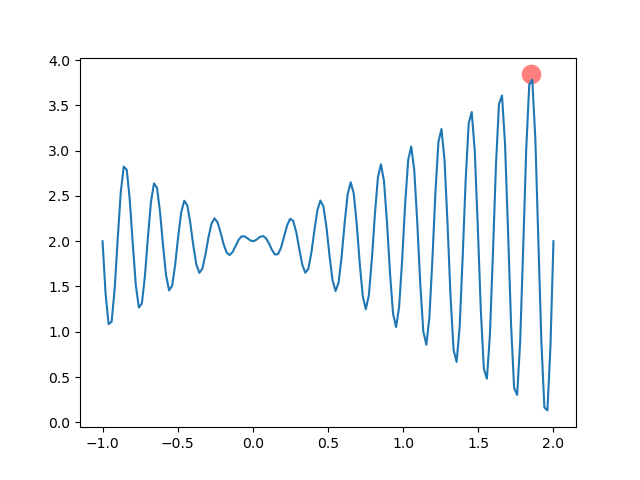

Python code for this plot:
import numpy as np
import pandas as pd
import matplotlib.pyplot as plt
import math
import matplotlib
from IPython import display


class GA:
    def __init__(self, nums, bound, func, DNA_SIZE=None, cross_rate=0.8, mutation=0.003):
        nums = np.array(nums)
        bound = np.array(bound)
        self.bound = bound
        if nums.shape[1] != bound.shape[0]:
            raise Exception('范围的数量与变量的数量不一致， 您有{}个变量，却有{}个范围'.format(nums.shape[1], bound.shape[0]))

        for var in nums:
            for index, var_curr in enumerate(var):
                if var_curr < bound[index][0] or var_curr > bound[index][1]:
                    raise Exception('{}不在取值范围内'.format(var_curr))

        for min_bound, max_bound in bound:
            if max_bound < min_bound:
                raise Exception('抱歉，({}, {})不是合格的取值范围'.format(min_bound, max_bound))

        min_nums, max_nums = np.array(list(zip(*bound)))        # 所有变量的最大最小值
        var_len = max_nums - min_nums  # 所有变量的取值范围大小        # 所有变量的取值范围
        self.var_len = var_len
        bits = np.ceil(np.log2(var_len + 1))  # 每个变量按整数编码最小的二级制位数

        if DNA_SIZE is None:
            DNA_SIZE = int(np.max(bits))
        self.DNA_SIZE = DNA_SIZE

        self.POP_SIZE = len(nums)       # 进化的种群数
        POP = np.zeros((*nums.shape, DNA_SIZE))
        for i in range(nums.shape[0]):
            for j in range(nums.shape[1]):
                num = int(round((nums[i, j] - bound[j][0]) * ((2 ** DNA_SIZE) / var_len[j])))  # 编码方式
                POP[i, j] = [int(k) for k in ('{0:0' + str(DNA_SIZE) + 'b}').format(num)]
        self.POP = POP
        self.copy_POP = POP.copy()
        self.cross_rate = cross_rate
        self.mutation = mutation
        self.func = func

    # 解码：二进制转十进制(用向量相乘的方式)
    def translateDNA(self):
        W_vector = np.array([2 ** i for i in range(self.DNA_SIZE)]).reshape((self.DNA_SIZE, 1))[::-1]
        binary_vector = self.POP.dot(W_vector).reshape(self.POP.shape[0:2])
        for i in range(binary_vector.shape[0]):
            for j in range(binary_vector.shape[1]):
                binary_vector[i, j] /= ((2 ** self.DNA_SIZE) / self.var_len[j])
                binary_vector[i, j] += self.bound[j][0]
        return binary_vector

    # 计算适应度
    def get_fitness(self, non_negative=False):
        result = self.func(*np.array(list(zip(*self.translateDNA()))))
        if non_negative:
            min_fit = np.min(result, axis=0)
            result -= min_fit
        if np.all(result == 0):
            result = result + min_fit
        return result

    # 选择
    def select(self):
        fitness = self.get_fitness(non_negative=True)
        self.POP = self.POP[np.random.choice(np.arange(self.POP.shape[0]), size=self.POP.shape[0],
                                             replace=True, p=fitness / np.sum(fitness))]

    # 交叉
    def crossover(self):
        for people in self.POP:
            if np.random.rand() < self.cross_rate:
                i_ = np.random.randint(0, self.POP.shape[0], size=1)
                cross_points = np.random.randint(0, 2, size=(len(self.var_len), self.DNA_SIZE)).astype(np.bool)
                people[cross_points] = self.POP[i_, cross_points]

    # 变异
    def mutate(self):
        for people in self.POP:
            for var in people:
                for point in range(self.DNA_SIZE):
                    if np.random.rand() < self.mutation:
                        var[point] = 1 if var[point] == 0 else 1

    # 进化
    def evolution(self):
        self.select()
        self.crossover()
        self.mutate()

    def reset(self):
        self.POP = self.copy_POP.copy()

    def log(self):
        return pd.DataFrame(np.hstack((self.translateDNA(), self.get_fitness().reshape((len(self.POP), 1)))),
                            columns=[f'x{i}' for i in range(len(self.var_len))] + ['F'])

    def plot_in_jupyter_1d(self, iter_time=500):
        is_ipython = 'inline' in matplotlib.get_backend()
        if is_ipython:
            from IPython import display
        r = {}
        plt.ion()
        for _ in range(iter_time):
            plt.clf()
            x = np.linspace(*self.bound[0], self.var_len[0]*50)
            plt.plot(x, self.func(x))
            x = self.translateDNA().reshape(self.POP_SIZE)
            r[x.max()] = self.func(x).max()
            plt.scatter(x, self.func(x), s=200, lw=0, c='red', alpha=0.5)
            if is_ipython:
                display.clear_output(wait=True)
                display.display(plt.gcf())

            self.evolution()
            plt.pause(0.01)

        print(max(r.items(), key=lambda e: e[1]))
        # xtick = max(r.items(), key=lambda e: e[1])[0]
        # ytick = max(r.items(), key=lambda e: e[1])[1]
        # plt.scatter(xtick, ytick, s=200, lw=0, c='red', alpha=0.5)
        plt.pause(0)


func = lambda x: np.sin(10 * math.pi * x) * x + 2.0
ga = GA([[np.random.rand()] for _ in range(22)], [(-1, 2)], DNA_SIZE=22, func=func)
ga.plot_in_jupyter_1d()
